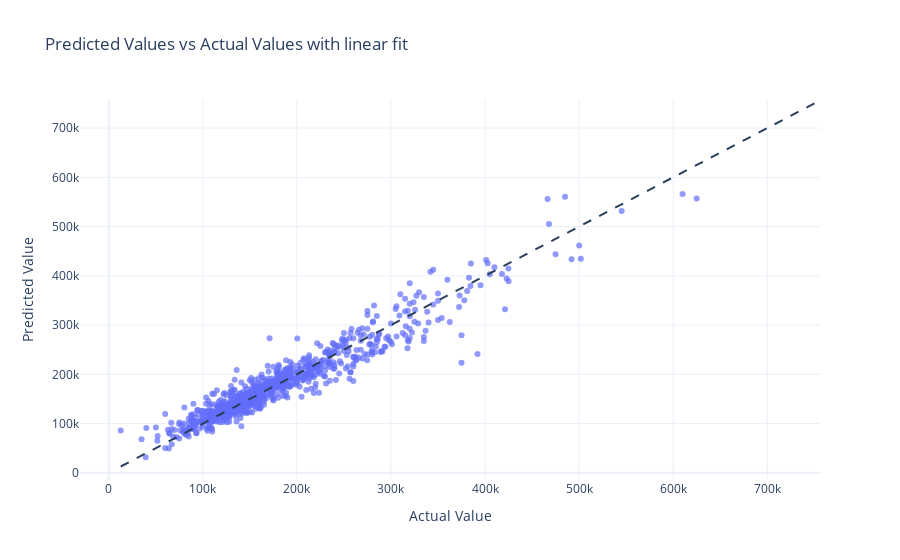

The cell this chart's notebook holds for it:
### Markdown cell above
https://plotly.com/python/ml-regression/

### Code cell
fig = px.scatter(x=y_test, y=sr.predict(X_test), opacity=0.7,
                title = 'Predicted Values vs Actual Values with linear fit')
fig.add_shape(
    type="line", line=dict(dash='dash'),
    x0=y.min(), y0=y.min(),
    x1=y.max(), y1=y.max()
)
fig.update_xaxes(title_text = 'Actual Value')
fig.update_yaxes(title_text = 'Predicted Value')
fig

### Figure 1 — Plotly figure (JSON) as saved in the notebook; plotly's stock layout.template omitted (floating-point values rounded to 4 significant figures; data arrays with more than 128 entries replaced by an {"elided": "..."} marker saying what was removed)
{"data": [{"hovertemplate": "x=%{x}<br>y=%{y}<extra></extra>", "legendgroup": "", "marker": {"color": "#636efa", "opacity": 0.7, "symbol": "circle"}, "mode": "markers", "name": "", "orientation": "v", "showlegend": false, "type": "scatter", "x": {"elided": "879 int values"}, "xaxis": "x", "y": {"elided": "879 float values"}, "yaxis": "y"}], "layout": {"legend": {"tracegroupgap": 0}, "shapes": [{"line": {"dash": "dash"}, "type": "line", "x0": 12789, "x1": 755000, "y0": 12789, "y1": 755000}], "title": {"text": "Predicted Values vs Actual Values with linear fit"}, "xaxis": {"anchor": "y", "domain": [0, 1], "title": {"text": "Actual Value"}}, "yaxis": {"anchor": "x", "domain": [0, 1], "title": {"text": "Predicted Value"}}}}
